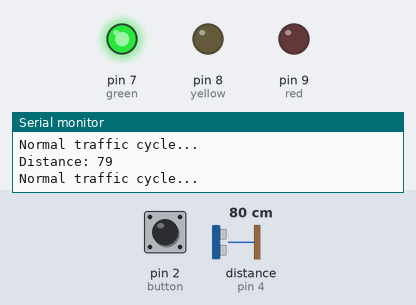
The sketch below on a simulated Arduino Uno, built with avr-gcc and run on an emulated ATmega328P. Shown: output pins drawn as LEDs (lit = HIGH), the last lines printed to the serial monitor. Wiring (inferred from the names in the program): ultrasonic range finder: trigger pin 3; echo pin 4. The test bench sets the inputs (shaded band); at power-on: pin 2 (button) LOW, distance to the obstacle (sensor on pin 4) 80 cm. The echo pulse lasts 58.3 µs per cm; pins used as bus, display or sensor lines are not drawn.

Above: at 7.8 s.
7.9 s: pin 2 (button) pulled HIGH for 3 s
At 9.8 s:
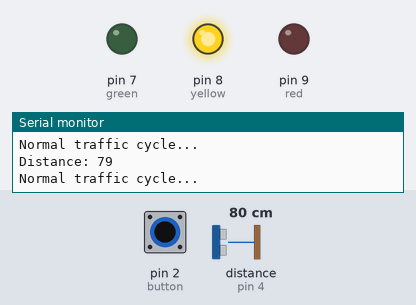
At 14.4 s:
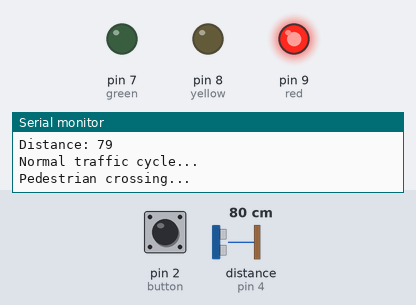
Timing chart, 0 to 21.5 s (numbered marks = the images above; inputs shaded):
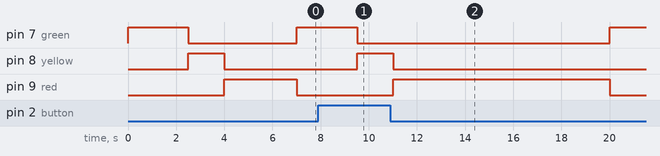

Measured:
- after the input at 7.9 s, pin 8 (yellow): goes on until 11.0 s, then stays LOW

The sketch:

task_2.ino
```cpp
const int red = 9;
const int yellow = 8;
const int green = 7;
const int button = 2;
const int trigPin = 3;
const int echoPin = 4;

bool pedestrianRequest = false;
unsigned long lastVehicleTime =0;
const unsigned long vehicleTimeout =30000;

void setup() {
  pinMode(red, OUTPUT);
  pinMode(yellow, OUTPUT);
  pinMode(green, OUTPUT);
  pinMode(button, INPUT);
  pinMode(trigPin, OUTPUT);
  pinMode(echoPin, INPUT);
  Serial.begin(9600);
  attachInterrupt(digitalPinToInterrupt(button), pedestrianPressed, RISING);
  digitalWrite(green, HIGH);
}

void loop() {
  if (pedestrianRequest) {
    Serial.println("Pedestrian crossing...");

    digitalWrite(green, LOW);
    digitalWrite(yellow, LOW);
    digitalWrite(red, HIGH);
    delay(6000);

    digitalWrite(red, LOW);
    digitalWrite(green, HIGH);

    pedestrianRequest = false;
    return;
  }

  if (vehicleDetected()) {
    lastVehicleTime = millis();
    normalCycle();
  }


  else if (millis() - lastVehicleTime > vehicleTimeout) {
    stayRed();
  }

  else {
    normalCycle();
  }
}

void normalCycle() {
  Serial.println("Normal traffic cycle...");

  digitalWrite(green, HIGH);
  delay(2500);

  digitalWrite(green, LOW);
  digitalWrite(yellow, HIGH);
  delay(1500);

  digitalWrite(yellow, LOW);
  digitalWrite(red, HIGH);
  delay(3000);

  digitalWrite(red, LOW);
  digitalWrite(green, HIGH);
}


void stayRed() {
  Serial.println("No vehicle for 30 sec, staying red.");

  digitalWrite(green, LOW);
  digitalWrite(yellow, LOW);
  digitalWrite(red, HIGH);
}

bool vehicleDetected() {
  long duration, distance;

  digitalWrite(trigPin, LOW);
  delayMicroseconds(2);
  digitalWrite(trigPin, HIGH);
  delayMicroseconds(10);
  digitalWrite(trigPin, LOW);

  duration = pulseIn(echoPin, HIGH, 30000);
  distance = (duration / 2) / 29.1;

  Serial.print("Distance: ");
  Serial.println(distance);

  return (distance > 0 && distance < 100);
}

void pedestrianPressed() {
  pedestrianRequest = true;
}
```
